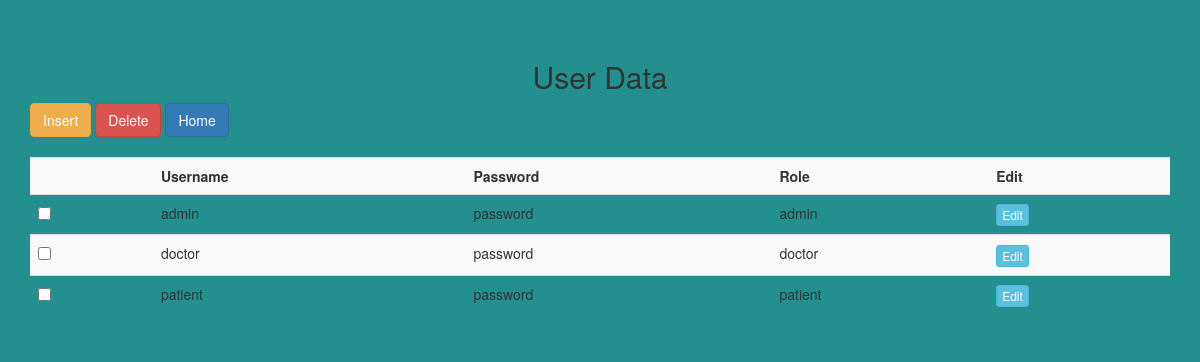
The page /User/user.php on the database its author committed.
### tables this page shows
CREATE TABLE Users(
  username VARCHAR(255) NOT NULL,
  password VARCHAR(255) NOT NULL,
  role VARCHAR(255) NOT NULL,

  primary key(username));

### User/user.php (the view, shortened to what this page needs)
<?php
include '../connection.php';
$query = "SELECT * FROM Users";
$result = mysqli_query($connection, $query);
?>
<!DOCTYPE html>
<html>
<head>
    <link rel="stylesheet" href="https://maxcdn.bootstrapcdn.com/font-awesome/4.7.0/css/font-awesome.min.css">
    <link rel="stylesheet" href="https://maxcdn.bootstrapcdn.com/bootstrap/3.3.7/css/bootstrap.min.css">
    <link rel="stylesheet" href="../css/registrationStyle.css">
</head>
<body>
    <br /><br />
    <div class="container">
        <h2 align="center">User Data</h2>
        <div class="table-wrapper">
            <div class="table-title">
                <div class="row">
                    <div class="col-sm-6">
                        <a type="button" name="add" id="add" class="btn btn-warning" href="userInsert.php"
                            data-target="#add_data_Modal">Insert</a>
                        <a type="button" name="btn_delete" id="btn_delete" class="btn btn-danger"
                            href="userDelete.php">Delete</a>
                        <a type="button" class="btn btn-primary" href="../roles/admin.php">Home</a>
                    </div>
                </div>
            </div>
            <br />
            <div id="user">
                <table class="table table-striped table-hover">
                    <tr>
                        <th>
                        </th>
                        <th>Username</th>
                        <th>Password</th>
                        <th>Role</th>
                        <th>Edit</th>
                    </tr>
                    <?php
                    while ($row = mysqli_fetch_array($result)) {
                    ?>
                    <tr>
                        <td>
                            <span class="custom-checkbox">
                                <input type="checkbox" id="checkbox1" name="checkbox"
                                    value="<?php echo $row["username"]; ?>">
                            </span>
                        </td>
                        <td><?php echo $row["username"]; ?></td>
                        <td><?php echo $row["password"]; ?></td>
                        <td><?php echo $row["role"]; ?></td>
                        <td><a type="button" name="edit" value="Edit" href="userUpdate.php"
                                class="btn btn-info btn-xs edit_data">Edit</a></td>
                    </tr>
                    <?php
                    }
                    ?>
                </table>
            </div>
        </div>
    </div>
</body>
</html>

### css/registrationStyle.css (style rules this page uses)
body { background: rgb(35, 143, 143); }

### rows shown on the page
users: username "admin", password "password", role "admin"
users: username "doctor", password "password", role "doctor"
users: username "patient", password "password", role "patient"
